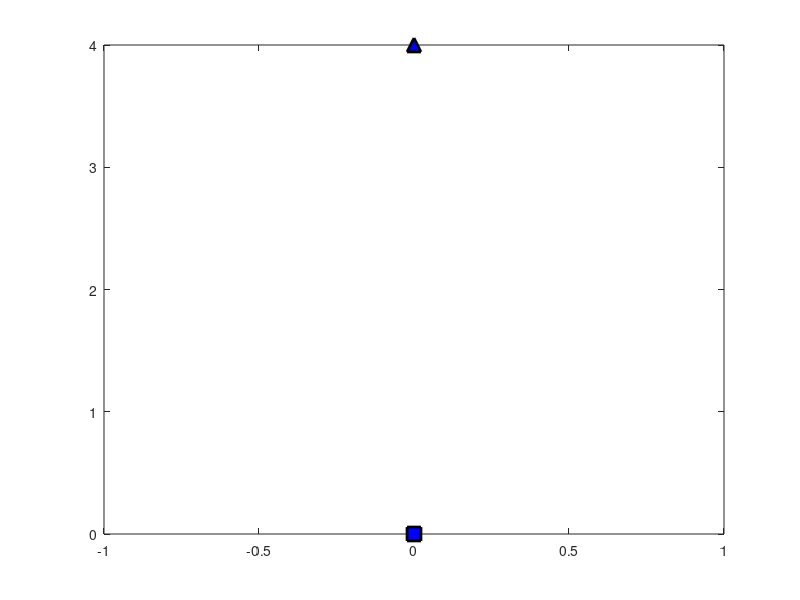

This figure's MATLAB source: (Note: this script raises an error after producing the figure.)
%% Risk bounded continuous-time trajectory planning is dynamic uncertain environment
%% Example B : Risk Bounded Lane Changing for Autonomous Vehicles
%% Time-Varying-SOS
clc; clear all; 

%% start and goal points
x0 = [0,0]; xT = [0,4];
plot(x0(1),x0(2),'s','LineWidth',2,'MarkerSize',10,'MarkerEdgeColor','k','MarkerFaceColor','b'); hold on
plot(xT(1),xT(2),'^','LineWidth',2,'MarkerSize',10,'MarkerEdgeColor','k','MarkerFaceColor','b'); 

%% obtained optimal piece-wise linear trajectories via time-varying-SOS
% traj=[px(t),py(t)]
syms t
 traj_1 =  [0.872658184940773*t, 1.0052099790572706*t];
 traj_2 =  [-0.029794126562200565*t + 0.872658184940773, 0.3154786569826575*t + 1.0052099790572706];
 traj_3 =  [0.07692804550445606*t + 0.84286405847459, 0.2865019757468874*t + 1.3206886360076144];
 traj_4 =  [-1.5583679586709585*t + 0.9197921040414069, 1.6749044593517735*t + 1.6071906117125512];
 traj_5 =  [0.6385758573829112*t - 0.6385758573829112, 0.7179048887945401*t + 3.28209511120546];

%reparameterization: t in [0,1] to t in [0,0.5] or to t in [0.5,1]
traj_1 = subs(traj_1, t, (t-0)/(1/5-0)); 
traj_2 = subs(traj_2, t, (t-1/5)/(2/5-1/5));
traj_3 = subs(traj_3, t, (t-2/5)/(3/5-2/5));
traj_4 = subs(traj_4, t, (t-3/5)/(4/5-3/5));
traj_5 = subs(traj_5, t, (t-4/5)/(1-4/5));

% full trajectory
traj=[double(subs(traj_1, t, [0:0.1:0.2]'));
     double(subs(traj_2, t, [0.2:0.1:0.4]'));
     double(subs(traj_3, t, [0.4:0.1:0.6]'));
     double(subs(traj_4, t, [0.6:0.1:0.8]'));
     double(subs(traj_5, t, [0.8:0.1:1]'))];

%% Plots
fig_num = 1;k=1;
tt=[0:0.2:0.4, 0.5:0.1:1];% plot time steps
traj_t=[double(subs(traj_1, t, [0]')) ; 
        double(subs(traj_2, t, [0.2]'))
        double(subs(traj_3, t, [0.4,0.5]'))
        double(subs(traj_4, t, [0.6,0.7]'))
        double(subs(traj_5, t, [0.8,0.9,1]'))];
for i=1:9
t=tt(i);
subplot(3,3,fig_num);
hold on;fig_num=fig_num+1;

% initial and goal points
plot(x0(1),x0(2),'s','LineWidth',2,'MarkerSize',10,'MarkerEdgeColor','k','MarkerFaceColor','b'); 
plot(xT(1),xT(2),'^','LineWidth',2,'MarkerSize',10,'MarkerEdgeColor','k','MarkerFaceColor','b'); 

% full trajectory
plot(traj(:,1)', traj(:,2)','g','LineWidth',2)

% trajectory at time t
plot(traj_t(k,1), traj_t(k,2),'o','LineWidth',2,'MarkerSize',5,'MarkerEdgeColor','k','MarkerFaceColor','r')
k=k+1;

end